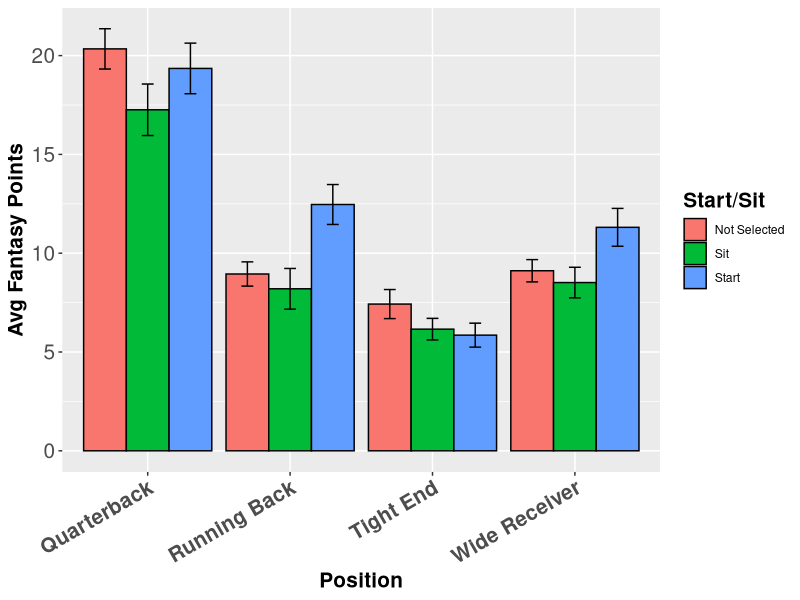
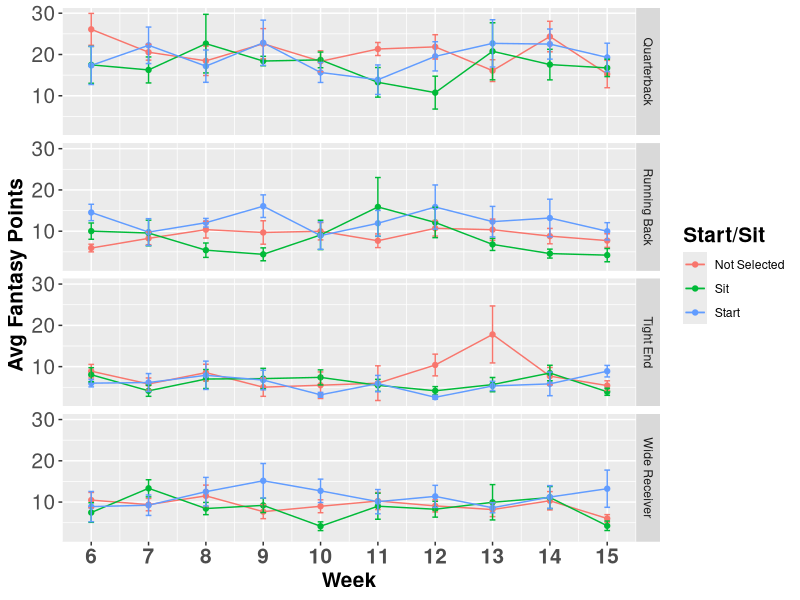
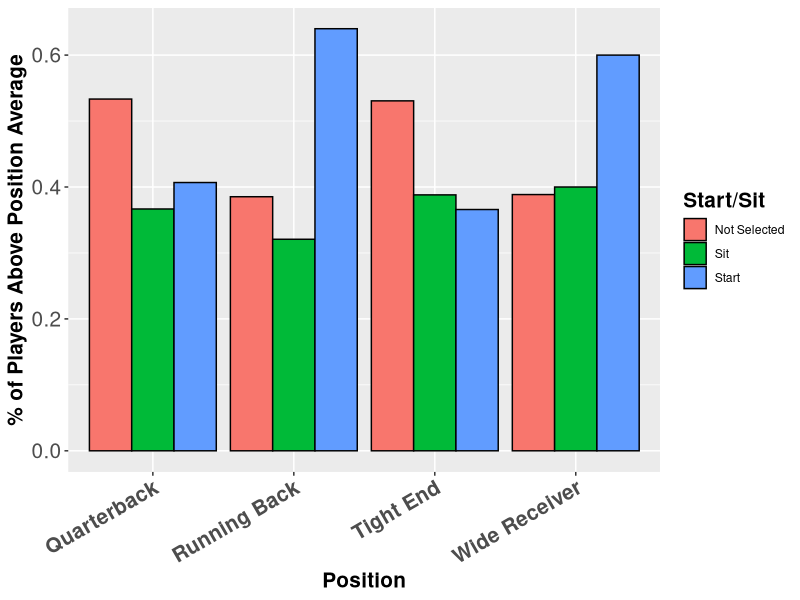
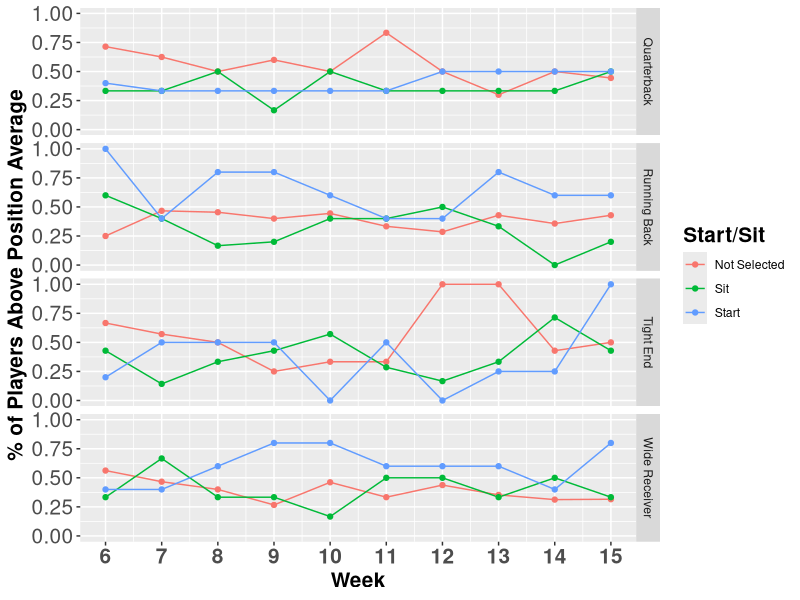
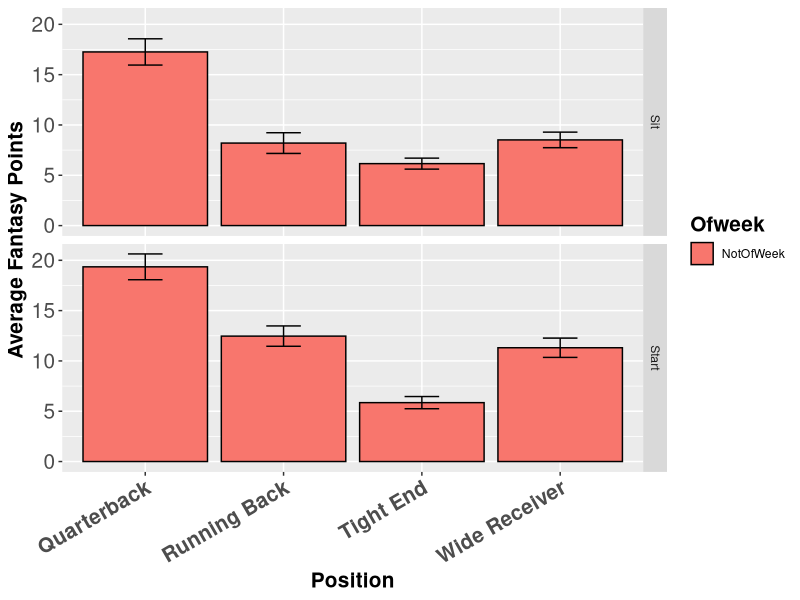

Reproduce these figures in R, in order.
library(car)
library(ggplot2)

#get the data
colclass <- c('character', 'character', 'character')
colclass <- c(colclass, rep('numeric', 17), 'character','numeric','character')
colnames <- c('Player','Team','Opp','Patt','Pcmp', 'Pyds', 'Ptd','Pint', 'P2p', 'Ruatt', 'Ruyds',
              'Rutd','Ru2pt','Rrec','Ryds','Rtd','R2pt','fum','fumtd','pts','Home','week',
              'Posit')
fanstats <- read.csv('fantasy2014.csv', header = FALSE,
                     colClasses = colclass, nrows = 4000,
                     col.names = colnames)

colclass <- c('numeric','character','character', 'numeric', 'character')
colnames <- c('x','Ofweek', 'Strst','week', 'Player')
startsit <- read.csv('startsit.csv', header = FALSE,
                     colClasses = colclass, nrows = 700,
                     col.names = colnames)

#wrangletime

fullset <- merge(fanstats,startsit, all.x = TRUE)
plyrs <- fullset$Player %in% startsit$Player
fullset <- fullset[plyrs,]
fullset <- fullset[fullset$week >= 6,]


#calc exact fantasy points

expts <- fullset$Pyds/25 + fullset$Ptd*6 - fullset$Pint*2 + fullset$P2p*2 +
          fullset$Ruyds/10 + fullset$Rutd*6 + fullset$Ru2pt*2 + fullset$Ryds/10 +
          fullset$Rtd*6 + fullset$R2pt*2 - fullset$fum*2 + fullset$fumtd*6

exptsppr <- fullset$Pyds/25 + fullset$Ptd*6 - fullset$Pint*2 + fullset$P2p*2 +
    fullset$Ruyds/10 + fullset$Rutd*6 + fullset$Ru2pt*2 + fullset$Ryds/10 +
    fullset$Rtd*6 + fullset$R2pt*2 - fullset$fum*2 + fullset$fumtd*6 + fullset$Rrec

fullset <- data.frame(fullset, expts, exptsppr)
fullset$Strst <- recode(fullset$Strst, "NA = 'Not Selected'")
fullset$Ofweek <- recode(fullset$Ofweek, "NA = 'Not Selected'; 'o' = 'OfWeek'; 'n' = 'NotOfWeek'")


#clean up a bit
remove(colclass, colnames, expts, fanstats, startsit, plyrs)

#between subjects analysis

#standard error for error bars
stan <- function(x) {sd(x)/sqrt(length(x))}

#average points by position
x <- aggregate(expts ~ Posit + Strst, fullset, mean)
xstan <- aggregate(expts ~ Posit + Strst, fullset, stan)
x <- data.frame(x, xstan)

t <- ggplot(x, aes(y = expts, x = Posit, fill = Strst)) +
    geom_bar(stat = 'identity', position = 'dodge', color = 'black') +
    geom_errorbar(aes(ymin = expts - expts.1, ymax = expts + expts.1), #mean of y axis variable +/- se 
                  position = position_dodge(0.9), width = .25) +
    scale_fill_discrete(name = "Start/Sit") +
    xlab("Position") +
    ylab("Avg Fantasy Points") +
    theme(axis.title.x = element_text(size = 15, face = 'bold'), #just some asthetic stuff
          axis.title.y = element_text(size = 15, face = 'bold'), 
          legend.title = element_text(size = 15, face = 'bold'),
          axis.text.x = element_text(angle = 30, hjust = 1, vjust = 1, size = 15, face = 'bold'),
          axis.text.y = element_text(size = 15))

print(t)

remove(x, xstan)

###get average by position per week and then plot it
x <- aggregate(expts ~ Strst + week + Posit, fullset, mean)
y <- aggregate(expts ~ Strst + week + Posit, fullset, stan)
x <- data.frame(x,y)

t <- ggplot(x, aes(x = week, y = expts, z = Posit, col = Strst)) +
    geom_line() +
    geom_point() +
    geom_errorbar(aes(ymin = expts - expts.1, ymax = expts + expts.1), width = .10) +
    scale_x_continuous(breaks = 6:15) +
    scale_color_discrete(name = "Start/Sit") +
    facet_grid(Posit ~ .) +
    xlab("Week") +
    ylab("Avg Fantasy Points") +
    theme(axis.title.x = element_text(size = 15, face = 'bold'), #just some asthetic stuff
          axis.title.y = element_text(size = 15, face = 'bold'), 
          legend.title = element_text(size = 15, face = 'bold'),
          axis.text.x = element_text(size = 15, face = 'bold'),
          axis.text.y = element_text(size = 15))

print(t)

remove(x, xstan, y)

###time to count### first do some calculation of deviation scores
wkly <- aggregate(expts ~ Posit + week, fullset, mean)
names(wkly)[3] <- "Avg"
fullset <- merge(fullset, wkly)
dv <- fullset$expts - fullset$Avg
fullset <-data.frame(fullset,dv)

#add it to the dataframe
fullset <- data.frame(fullset, dv)

remove(dv,dvs,i,t)

#write a function that counts positive deviations
#a positive deviation means a player was above the mean for
#the week
cnt <- function(x) {
    count = 0
    tot = 0
    for (i in x){
        if (i == abs(i)){
            count = count + 1
        }
        tot = tot + 1
    }
    count/tot
}
#Average percent of players above the mean by position
stavg <- tapply(fullset$dv, fullset$Strst, cnt)
dvavg <- cnt(fullset$dv)
exptavg <- tapply(fullset$expts, fullset$Strst, mean)

x <- aggregate(dv ~ Posit + Strst, fullset, cnt)

t <- ggplot(x, aes(y = dv, x = Posit, fill = Strst)) +
    geom_bar(stat = 'identity', position = 'dodge', color = 'black') +
    xlab("Position") +
    scale_fill_discrete(name="Start/Sit") +
    ylab("% of Players Above Position Average") +
    theme(axis.title.x = element_text(size = 15, face = 'bold'), #just some asthetic stuff
          axis.title.y = element_text(size = 15, face = 'bold'), 
          legend.title = element_text(size = 15, face = 'bold'),
          axis.text.x = element_text(angle= 30, hjust = 1, vjust = 1, size = 15, face = 'bold'),
          axis.text.y = element_text(size = 15))

print(t)

remove(x)

##now do the previous with position as well
x <- aggregate(dv ~ week + Strst + Posit, fullset, cnt)
x <- x[x$week >= 6,]

t <- ggplot(x, aes(x = week, y = dv, z = Posit, col = Strst)) +
    geom_line() +
    geom_point(size = 1.5) +
    scale_color_discrete(name = "Start/Sit") +
    scale_x_continuous(breaks = 6:15) +
    facet_grid(Posit ~ .) +
    xlab("Week") +
    ylab("% of Players Above Position Average") +
    theme(axis.title.x = element_text(size = 15, face = 'bold'), #just some asthetic stuff
          axis.title.y = element_text(size = 15, face = 'bold'), 
          legend.title = element_text(size = 15, face = 'bold'),
          axis.text.x = element_text(size = 15, face = 'bold'),
          axis.text.y = element_text(size = 15))

print(t)

remove(x)

###a random count function for later

cntot <- function (x){ #need to count the number of times he judged each player 
    count <- 0
    for (i in x){
        count <- count+1
        
    }
    count
}

#Now do the same analysis for the "of the week" group....errrg too much munging
#urge to be lazy rising...

x <- aggregate(expts ~ Posit + Strst + Ofweek, fullset, mean)
xstan <- aggregate(expts ~ Posit + Strst + Ofweek, fullset, stan)
x <-data.frame(x,xstan)
x <- x[x$Ofweek != 'Not Selected',]


t <- ggplot(x, aes(x = Posit, y = expts, z = Strst, fill = Ofweek)) +
    geom_bar(stat = "identity", position = "dodge", color = "black") +
    geom_errorbar(aes(ymin = expts - expts.1, ymax = expts + expts.1), #mean of y axis variable +/- se 
                  position = position_dodge(0.9), width = .25) +
    facet_grid(Strst ~ .) +
    xlab("Position") +
    ylab("Average Fantasy Points") +
    theme(axis.title.x = element_text(size = 15, face = 'bold'), #just some asthetic stuff
          axis.title.y = element_text(size = 15, face = 'bold'), 
          legend.title = element_text(size = 15, face = 'bold'),
          axis.text.x = element_text(angle = 30, hjust = 1, vjust = 1, size = 15, face = 'bold'),
          axis.text.y = element_text(size = 15))

print(t)

remove(x, xstan)

##Any players he was good with?
x <- aggregate(expts ~ Player + Strst, fullset, mean)
x <- x[x$Strst == 'Start',]
y <- aggregate(Avg ~ Player + Strst, fullset, mean)
y <- y[y$Strst == 'Start',]
z <- aggregate(expts ~ Player + Strst, fullset, cntot)
z <- z[z$Strst == 'Start',]
q <- aggregate(expts ~ Player + Strst, fullset, stan)
q <- q[q$Strst == 'Start',]
w <- aggregate(expts ~ Player + Strst, fullset, cnt)
w <- w[w$Strst == 'Start',]

x <- merge(x, y, all.x = TRUE)
x <- merge(x, w, all.x = TRUE, by.x = "Player", by.y = "Player")
x <- x[,c(1,3,4,6)]
names(x)[c(2,4)] <- c("Points","Percent")
x <- merge(x, z, all.x = TRUE, by.x = "Player", by.y = "Player")
x <- merge(x, q, all.x = TRUE, by.x = "Player", by.y = "Player")
x <- x[,c(-5,-7)]
names(x)[5:6] <- c("Count", "SE")
x<- x[x$Count >= 3,]

remove(q,x,y,z,w)

#figure out how much more variance is explained by his start sit judgements

lm0 <- lm(expts ~ 1, data = fullset)
lm1 <- lm(expts ~ Strst, data = fullset)
lm2 <- lm(expts ~ Strst + Posit + Posit*Strst, data = fullset)
